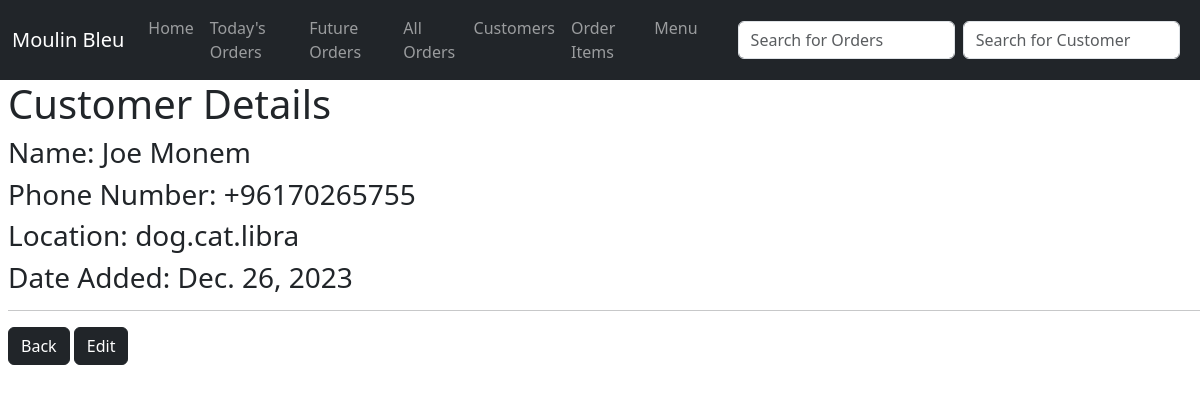
Screenshot of /customer/1 with the database file from the repository.
### mainapp/models.py (models this page shows, shortened)
class Customer(models.Model):
    name = models.CharField(max_length=255)
    phone_number = models.CharField(max_length=255)
    location = models.CharField(max_length=255)
    date_added = models.DateField(default=timezone.now)

### mainapp/views.py (the view)
# urls.py: path("customer/<int:pk>", CustomerDetailsView.as_view(), name="customer_details"),
class CustomerDetailsView(DetailView):
    model = Customer
    template_name = "customer_details.html"
    fields = ("name", "phone_number", "location", "date_added")

### mainapp/templates/customer_details.html
{% extends 'base.html' %}
{% block content %}
<h1>Customer Details</h1>
<h3>Name: {{customer.name}}</h3>
<h3>Phone Number: {{customer.phone_number}}</h3>
<h3>Location: {{customer.location}}</h3>
<h3>Date Added: {{customer.date_added}}</h3>
<hr>
<a href="{%url 'customers' %}"> <button class="btn btn-dark">Back</button></a>
<a href="{%url 'edit_customer' customer.pk %}"> <button class="btn btn-dark">Edit</button></a>
{% endblock %}

### rows the page displays
Customer: name "Joe Monem", phone_number "+96170265755", location "dog.cat.libra", date_added "Dec. 26, 2023"
